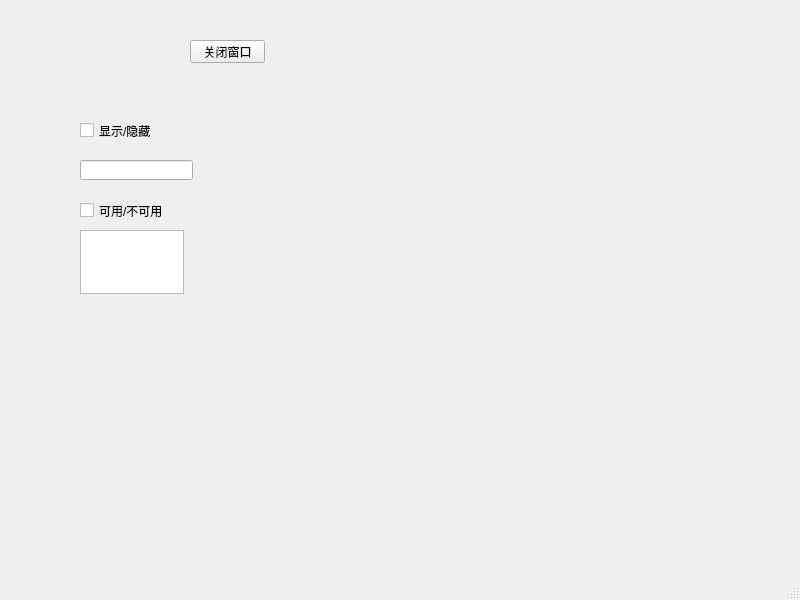
<?xml version="1.0" encoding="UTF-8"?>
<ui version="4.0">
 <class>MainWindow</class>
 <widget class="QMainWindow" name="MainWindow">
  <property name="geometry">
   <rect>
    <x>0</x>
    <y>0</y>
    <width>800</width>
    <height>600</height>
   </rect>
  </property>
  <property name="windowTitle">
   <string>MainWindow</string>
  </property>
  <widget class="QWidget" name="centralwidget">
   <widget class="QPushButton" name="pushButton">
    <property name="geometry">
     <rect>
      <x>190</x>
      <y>40</y>
      <width>75</width>
      <height>23</height>
     </rect>
    </property>
    <property name="text">
     <string>关闭窗口</string>
    </property>
   </widget>
   <widget class="QCheckBox" name="checkBox">
    <property name="geometry">
     <rect>
      <x>80</x>
      <y>110</y>
      <width>121</width>
      <height>41</height>
     </rect>
    </property>
    <property name="text">
     <string>显示/隐藏</string>
    </property>
   </widget>
   <widget class="QCheckBox" name="checkBox_2">
    <property name="geometry">
     <rect>
      <x>80</x>
      <y>190</y>
      <width>131</width>
      <height>41</height>
     </rect>
    </property>
    <property name="text">
     <string>可用/不可用</string>
    </property>
   </widget>
   <widget class="QLineEdit" name="lineEdit">
    <property name="geometry">
     <rect>
      <x>80</x>
      <y>160</y>
      <width>113</width>
      <height>20</height>
     </rect>
    </property>
   </widget>
   <widget class="QTextEdit" name="textEdit">
    <property name="geometry">
     <rect>
      <x>80</x>
      <y>230</y>
      <width>104</width>
      <height>64</height>
     </rect>
    </property>
   </widget>
  </widget>
  <widget class="QMenuBar" name="menubar">
   <property name="geometry">
    <rect>
     <x>0</x>
     <y>0</y>
     <width>800</width>
     <height>22</height>
    </rect>
   </property>
  </widget>
  <widget class="QStatusBar" name="statusbar"/>
 </widget>
 <resources/>
 <connections>
  <connection>
   <sender>pushButton</sender>
   <signal>clicked()</signal>
   <receiver>MainWindow</receiver>
   <slot>close()</slot>
   <hints>
    <hint type="sourcelabel">
     <x>229</x>
     <y>76</y>
    </hint>
    <hint type="destinationlabel">
     <x>233</x>
     <y>125</y>
    </hint>
   </hints>
  </connection>
  <connection>
   <sender>checkBox</sender>
   <signal>toggled(bool)</signal>
   <receiver>lineEdit</receiver>
   <slot>setVisible(bool)</slot>
   <hints>
    <hint type="sourcelabel">
     <x>113</x>
     <y>164</y>
    </hint>
    <hint type="destinationlabel">
     <x>105</x>
     <y>191</y>
    </hint>
   </hints>
  </connection>
  <connection>
   <sender>checkBox_2</sender>
   <signal>toggled(bool)</signal>
   <receiver>textEdit</receiver>
   <slot>setEnabled(bool)</slot>
   <hints>
    <hint type="sourcelabel">
     <x>128</x>
     <y>234</y>
    </hint>
    <hint type="destinationlabel">
     <x>128</x>
     <y>257</y>
    </hint>
   </hints>
  </connection>
 </connections>
</ui>
